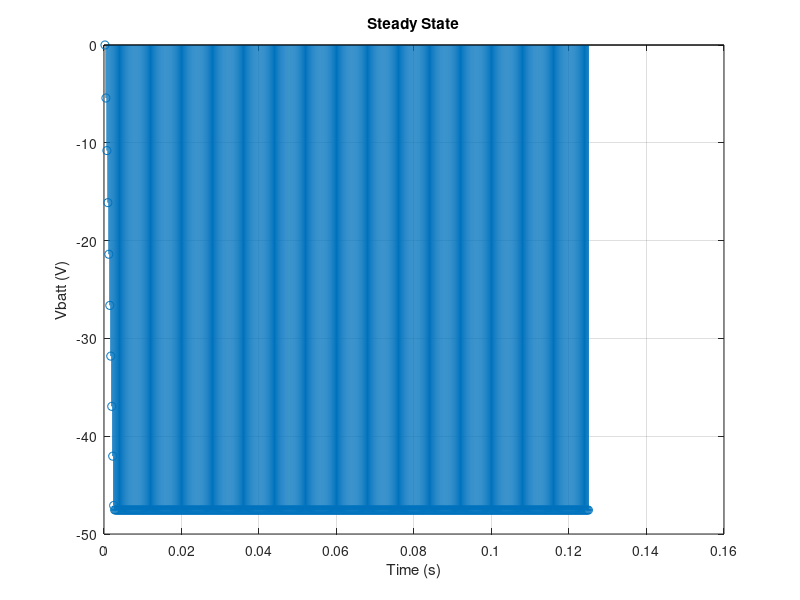
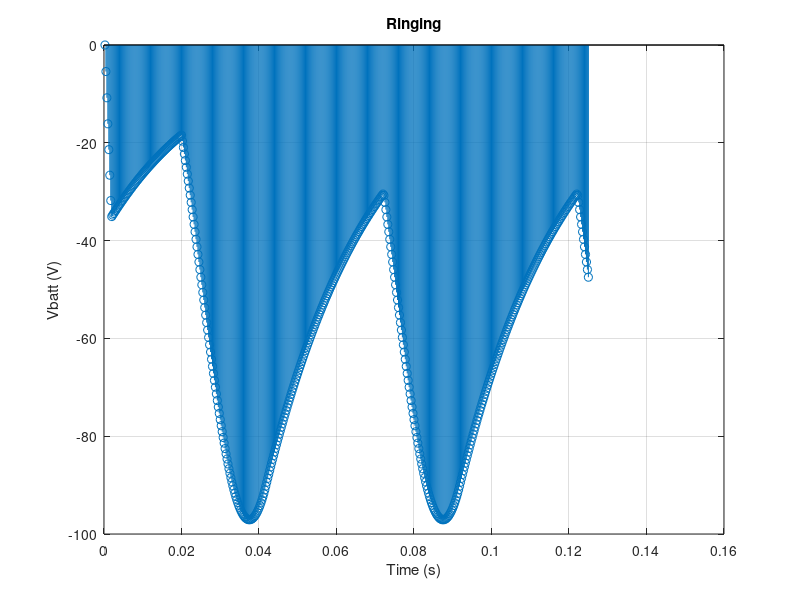

Write the MATLAB code that produced these figures, in order.
% dc-dc_sim.m
% David Rowe 
% Feb 21 2011
%
% DC-DC converter simulation for $10 ATA project.

% Stuff to test
%   [ ] different Rload
%   [ ] sinusoidal 20Hz ringing

% constant mapping PWM value to Vbatt voltage output,
% calculated from measured impulse response

k = -2.7/127;

% Measured time constant, roughly RC (33ms)

tau = 0.028;

% Design filter constant c based on sample rate and tau.  Note
% tau of discrete time filter should not change with changing Fs,
% when measured in ms.

Fs = 4000;
N  = Fs*0.125;
f  = 1/(2*pi*tau);
w  = 2*pi*f/Fs;
c  = w;

% Control loop gain

gain  = 8;

% Maps voltage to pwm

kv    = -5.58;

% Closed loop response to a step (steady state) input

Vset  = -48;
Vbatt = zeros(N,1);
Vdiff = Vset;
pwm   = Vdiff*kv;

for n=2:N
  Vdiff = Vset - Vbatt(n-1);
  pwm = Vdiff*kv*gain;
  if (pwm < 0)
     pwm = 0;
  endif
  if (pwm > 255)
     pwm = 255;
  endif
  Vbatt(n) = Vbatt(n-1) + k * pwm - c * Vbatt(n-1);
end

figure(1)
stem((1/Fs)*(1:N),Vbatt)
grid on
xlabel("Time (s)");
ylabel("Vbatt (V)");
title("Steady State")
st = floor(0.02*Fs)
en = length(Vbatt)
std(Vbatt(st:en))
print("dcdc_sim_steady.png", '-dpng', "-S500,500");

% Closed loop response to -48V DC + 50Vp 20Hz sinusoidal input

kv    = -5.58;
Vset  = -48 + 50*sin(2*pi*(20/Fs)*(1:N));
Vbatt = zeros(N,1);
Vdiff = Vset(1);
pwm   = Vdiff*kv;

for n=2:N
  Vdiff = Vset(n) - Vbatt(n-1);
  pwm = Vdiff*kv*gain;
  if (pwm < 0)
     pwm = 0;
  endif
  if (pwm > 255)
     pwm = 255;
  endif
  Vbatt(n) = Vbatt(n-1) + k * pwm - c * Vbatt(n-1);
end

figure(2)
stem((1/Fs)*(1:N),Vbatt)
grid on
xlabel("Time (s)");
ylabel("Vbatt (V)");
title("Ringing")
print("dcdc_sim_ring.png", '-dpng', "-S500,500");
